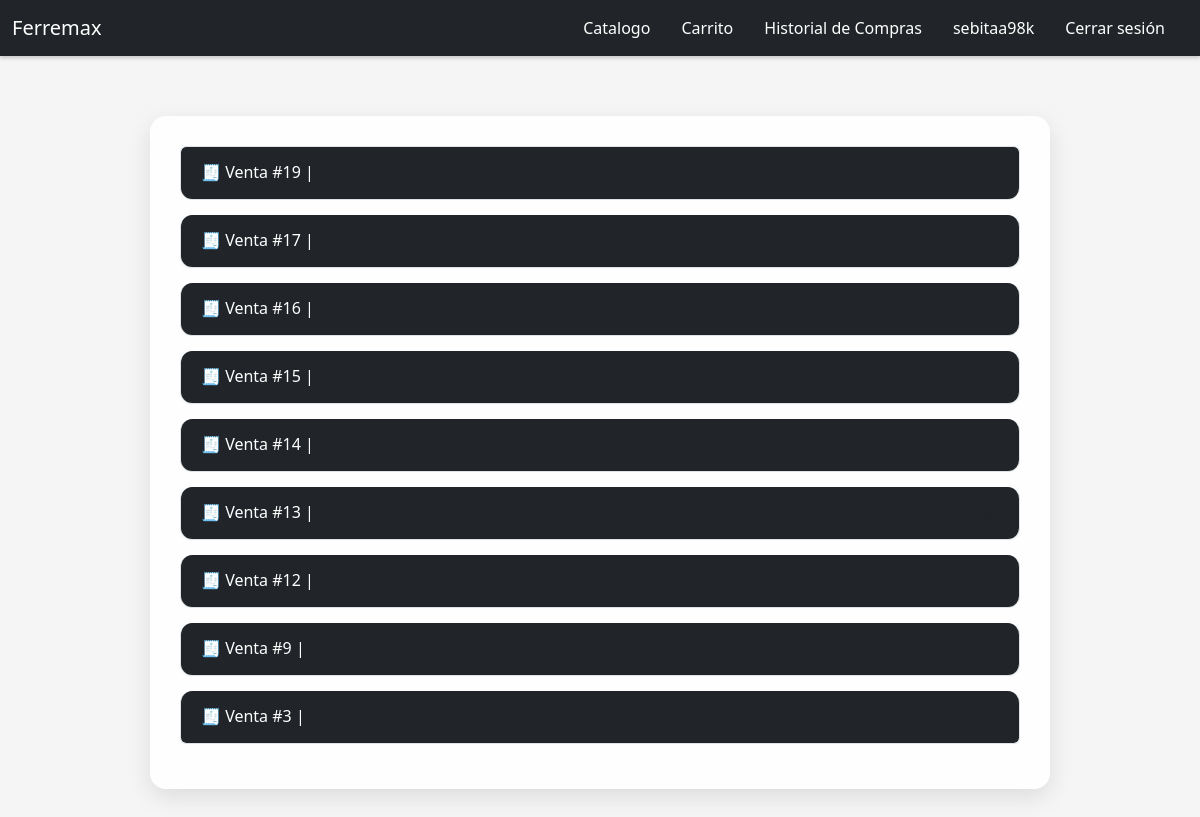
Page /historia_compras/ (signed in) on the committed database.
### carrito/models.py (models this page shows, shortened)
class Venta_productos(models.Model):
    ESTADO_VENTA_CHOICES = [
        ('carrito', 'Carrito'),
        ('pagado', 'Pagado'),
    ]
    id_usuario = models.ForeignKey(User, on_delete=models.CASCADE, related_name='ventas')
    total_venta = models.IntegerField()
    fecha_transaccion = models.DateField(null=True, blank=True)
    estado_venta = models.CharField(max_length=200, choices=ESTADO_VENTA_CHOICES, default='carrito')
    webpay_transaction_id = models.CharField(max_length=100, blank=True, null=True)
    webpay_payment_status = models.CharField(max_length=50, blank=True, null=True)

### home/views.py (the view)
# urls.py: path('historia_compras/',views.HistorialComprasView, name='historial_compras'),
def HistorialComprasView(request):
    ventas = Venta_productos.objects.filter(id_usuario=request.user, estado_venta='pagado').order_by('-fecha_transaccion', '-id')
    return render(request, 'home/historial_compras.html', {'ventas': ventas})

### home/templates/home/historial_compras.html (shortened to what this page needs)
{% load static %}
<!DOCTYPE html>
<html lang="en">
<head>
    <link href="https://cdn.jsdelivr.net/npm/bootstrap@5.3.5/dist/css/bootstrap.min.css" rel="stylesheet"
>
    <link href="{% static 'css/style-historial-compras.css'%}" rel='stylesheet'>
</head>
<body>
    {% include 'home/navbar.html' %}
    <div class="ventas-container">
        <div class="accordion" id="accordionExample">
            {% for venta in ventas %}
                {% if venta.webpay_transaction_id  %}
                    <div class="accordion-item">
                        <h2 class="accordion-header" id="heading{{ forloop.counter }}">
                            <button class="accordion-button collapsed" type="button" data-bs-toggle="collapse" data-bs-target="#collapse{{ forloop.counter }}" aria-expanded="false" aria-controls="collapse{{ forloop.counter }}">
                                🧾 Venta #{{ venta.id }} |
                            </button>
                        </h2>
                    </div>
                {%endif %}
            {% empty %}
                <p class="text-muted text-center mt-4">No hay ventas registradas.</p>
            {% endfor %}
        </div>
    </div>
</body>
</html>

### home/templates/home/navbar.html (shortened to what this page needs)
<nav class="navbar navbar-expand-lg navbar-dark bg-dark">
  <div class="container-fluid">
    <a class="navbar-brand" href="/">Ferremax</a>
    <div class="collapse navbar-collapse" id="navbarNav">
      <ul class="navbar-nav ms-auto">
        {% if request.path != '/login/' and request.path != '/register/' and request.path != '/admin-index/' and request.path != '/ver-ventas-generales/' and 'editar_producto' not in request.path and 'webpay/respuesta' not in request.path %}
          <li class="nav-item">
            <a class="nav-link active" href="{% url 'catalogo' %}">Catalogo</a>
          </li>
        {% endif %}
        {% if request.user.is_authenticated %}
          {% if request.path != '/login/' and request.path != '/register/' and request.path != '/admin-index/' and 'editar_producto' not in request.path and 'webpay/respuesta' not in request.path and request.path != '/boleta_compras/' %}
            <li class="nav-item">
                <a class="nav-link active" href="{% url 'vista_carrito' %}">Carrito</a>
            </li>
          {% endif%}
          {% if not request.user.is_staff and request.user.is_authenticated%}
          <li class="nav-item">
            <a class="nav-link active" href="{% url 'historial_compras' %}">Historial de Compras</a>
          </li>
          {% endif  %}
          <li class="nav-item">
            <span class="nav-link" id="username">{{ request.user.username }}</span>
          </li>
          <li class="nav-item">
            <form action="{% url 'logout' %}" method="POST">
              <button type="submit" class="nav-link btn btn-link">Cerrar sesión</button>
            </form>
          </li>
        {% endif %}
      </ul>
    </div>
  </div>
</nav>

### static/css/style-historial-compras.css (style rules this page uses)
body { background-color: #f5f5f5; font-family: 'Segoe UI', Tahoma, Geneva, Verdana, sans-serif; margin: 0; padding: 0; }
.navbar { background-color: #212529 !important; box-shadow: 0 2px 4px rgba(0, 0, 0, 0.2); }
.navbar-brand, .nav-link { color: white !important; font-weight: 500; margin-right: 15px; transition: color 0.3s ease; }
.ventas-container { max-width: 900px; margin: 60px auto; padding: 30px; background-color: rgba(255, 255, 255, 0.95); border-radius: 16px; box-shadow: 0 8px 24px rgba(0,0,0,0.1); }
.accordion-item { margin-bottom: 15px; border: 1px solid #dee2e6; border-radius: 12px; overflow: hidden; }
.accordion-button { background-color: #212529; color: white; font-weight: 500; font-size: 1rem; transition: background-color 0.3s ease; }

### rows in the picture
Venta_productos: id "19"
Venta_productos: id "17"
Venta_productos: id "16"
Venta_productos: id "15"
Venta_productos: id "14"
Venta_productos: id "13"
Venta_productos: id "12"
Venta_productos: id "9"
Venta_productos: id "3"

### other values in the picture
{{ request.user.username }} "sebitaa98k"
